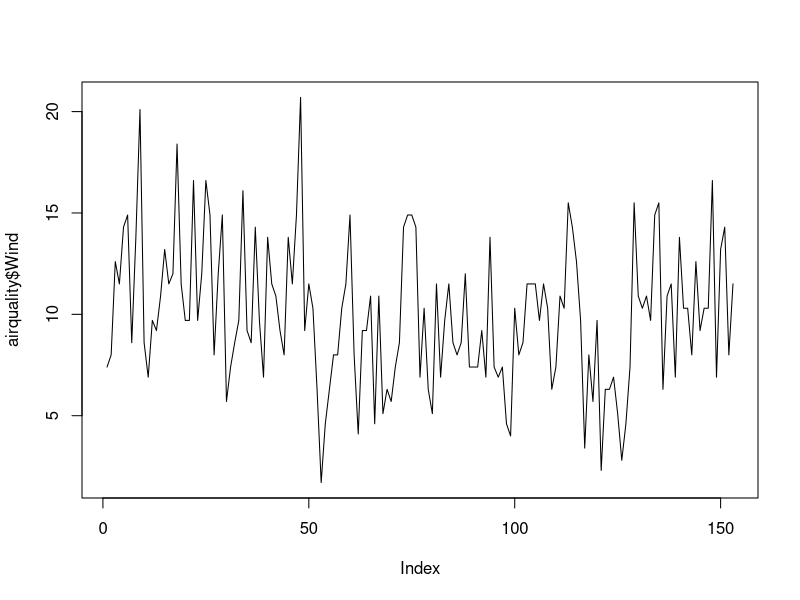
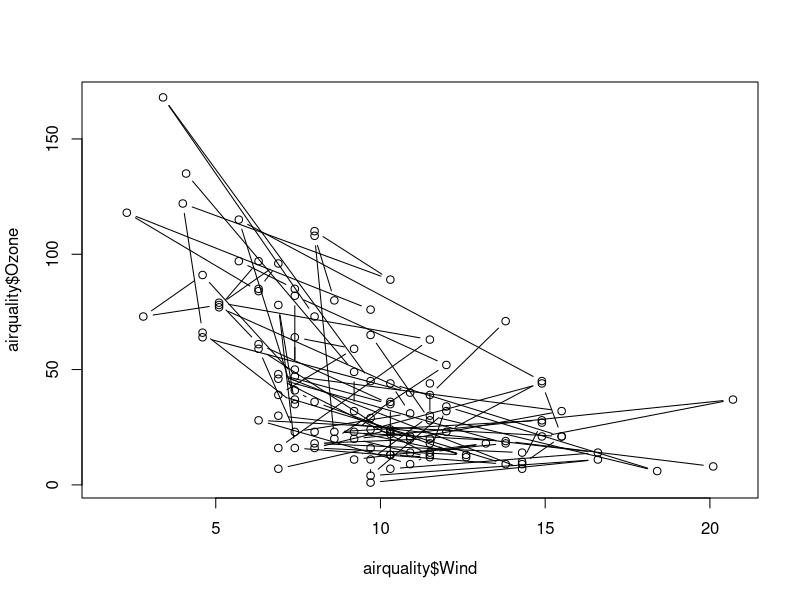
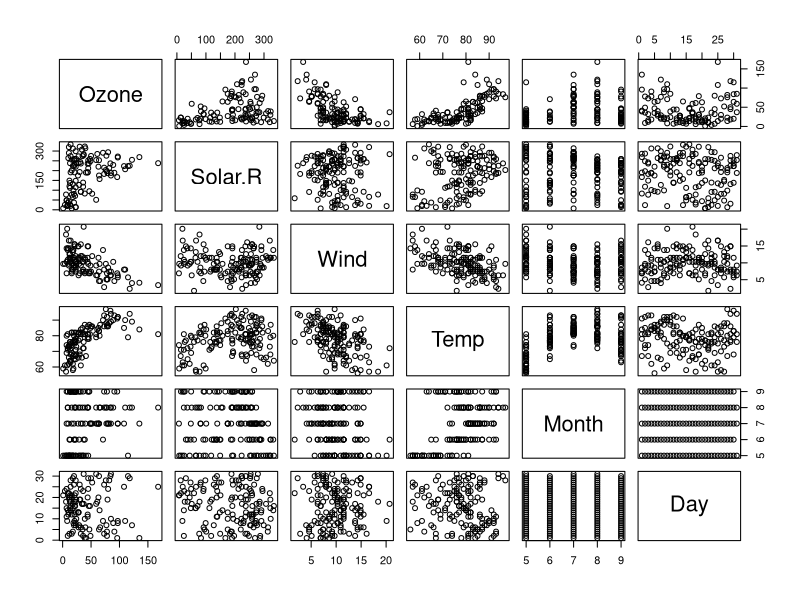
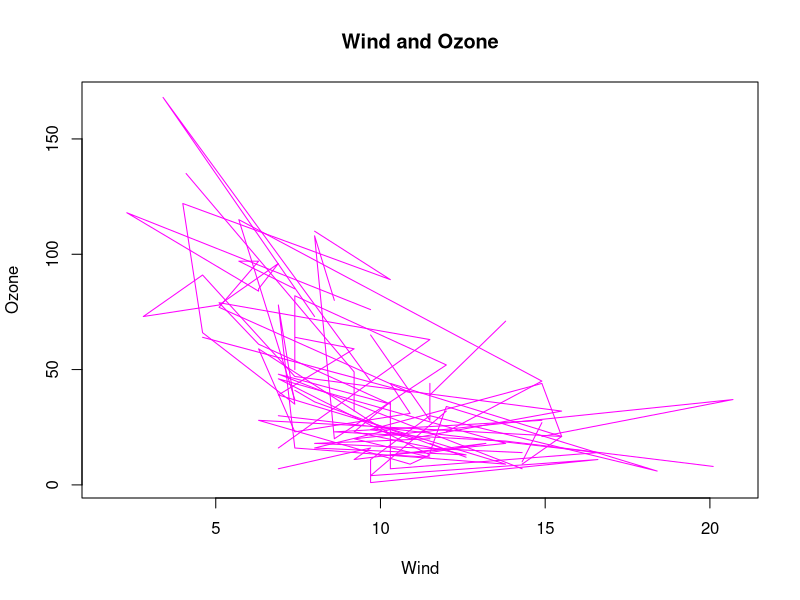
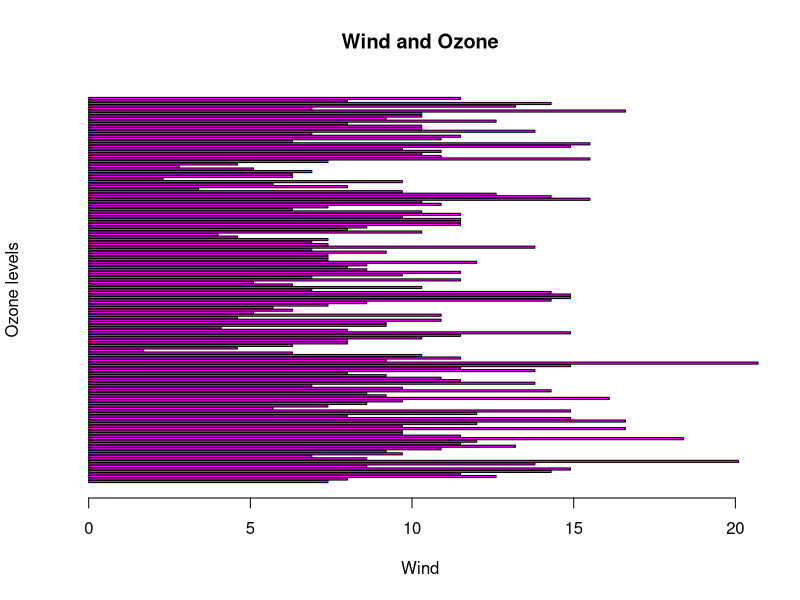
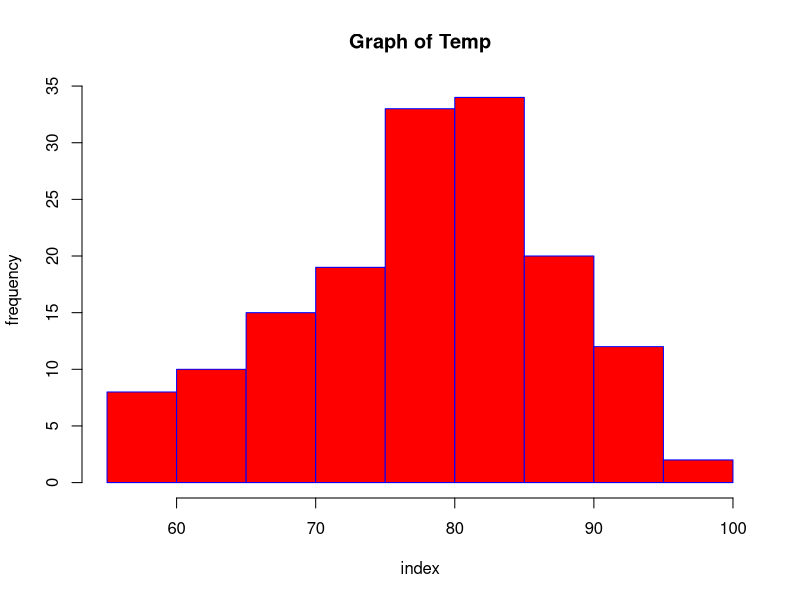
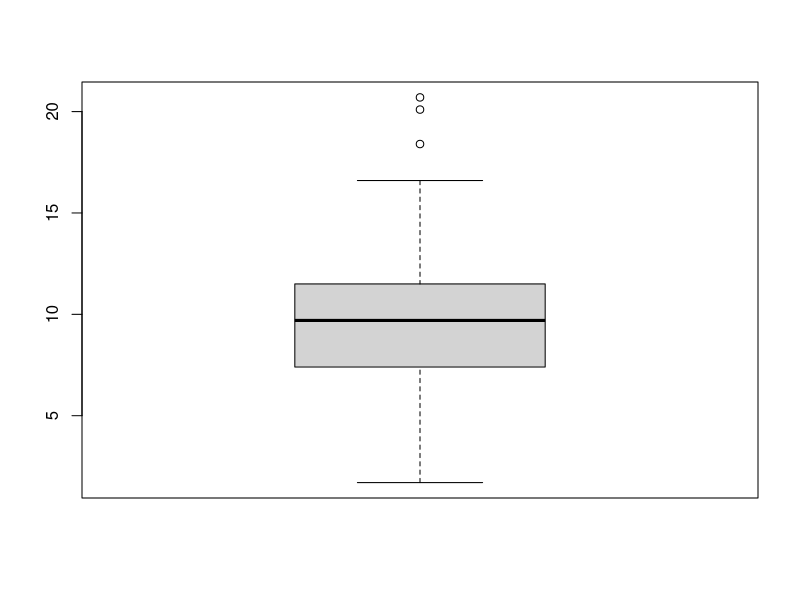
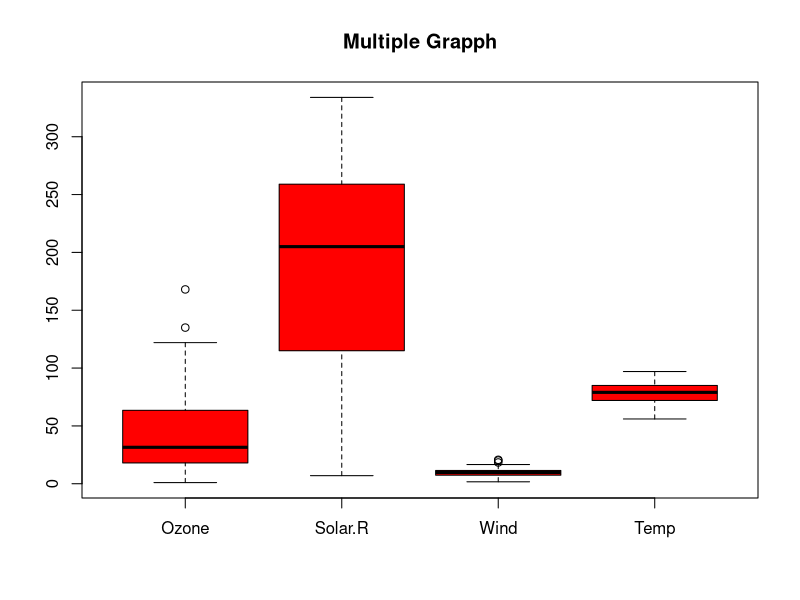

Write R code to recreate these figures, in order.
#airquality <- read.csv("Cars.csv",header=TRUE, sep=",")

airquality <- datasets::airquality

###Top 10 rows and Last 10 rows

head(airquality,10)
tail(airquality,10)

###Coloumns

airquality[50:60, c(1,2)]

airquality[,-6]

#Descriptive Statistics 
#1

summary(airquality[,c(4,5)]) #generate summary for 4 and 5th column

airquality$Temp
airquality$Solar.R
airquality$Wind
airquality$Ozone

summary(airquality$Ozone)
summary(airquality$Wind)

#############################
#Visualization
#Scatter Plot

plot(airquality$Wind, type = "l")
plot(airquality$Wind, airquality$Ozone, type = "b")


plot(airquality)    #Scatter Plot

#Points and Lines
#p=point, l=lines, b=both

plot(airquality$Wind,
     airquality$Ozone,
     xlab ="Wind",
     ylab ="Ozone",
     main = "Wind and Ozone",
     col = "magenta",
     type = "l")

#Barplot

barplot(airquality$Wind,
     xlab ="Wind",
     ylab ="Ozone levels",
     main = "Wind and Ozone",
     col = "magenta",
     horiz = "T")

#Histogram

hist(airquality$Temp,
     col = "red",
     border = "blue",
     main = "Graph of Temp",
     xlab = 'index',
     ylab = "frequency")

#boxplot

boxplot(airquality$Wind)

boxplot.stats(airquality$Wind)$out    #it shows outlier values from the data

#multiple box plots

boxplot(airquality[,1:4],
        main="Multiple Grapph",
        col="red")

###Multiple Chart

#margin of the grid(mar)
#no of rows and coloumns(mfrow)
#whether a border is to be included(bty) and position of the 
#labels(las:1 for horizontal, las:0 for vertical)
#bty box around the plot

par(mfrow=c(3,3), mar=c(2,5,2,1), las=0, bty="o")

plot(airquality$Ozone)
plot(airquality$Ozone, airquality$Wind)
plot(airquality$Ozone, type = "l")
plot(airquality$Ozone, type = "l")
plot(airquality$Ozone, type = "l")
barplot(airquality$Ozone)
hist(airquality$Solar.R)
boxplot(airquality$Solar.R)
boxplot(airquality[,0:4])

